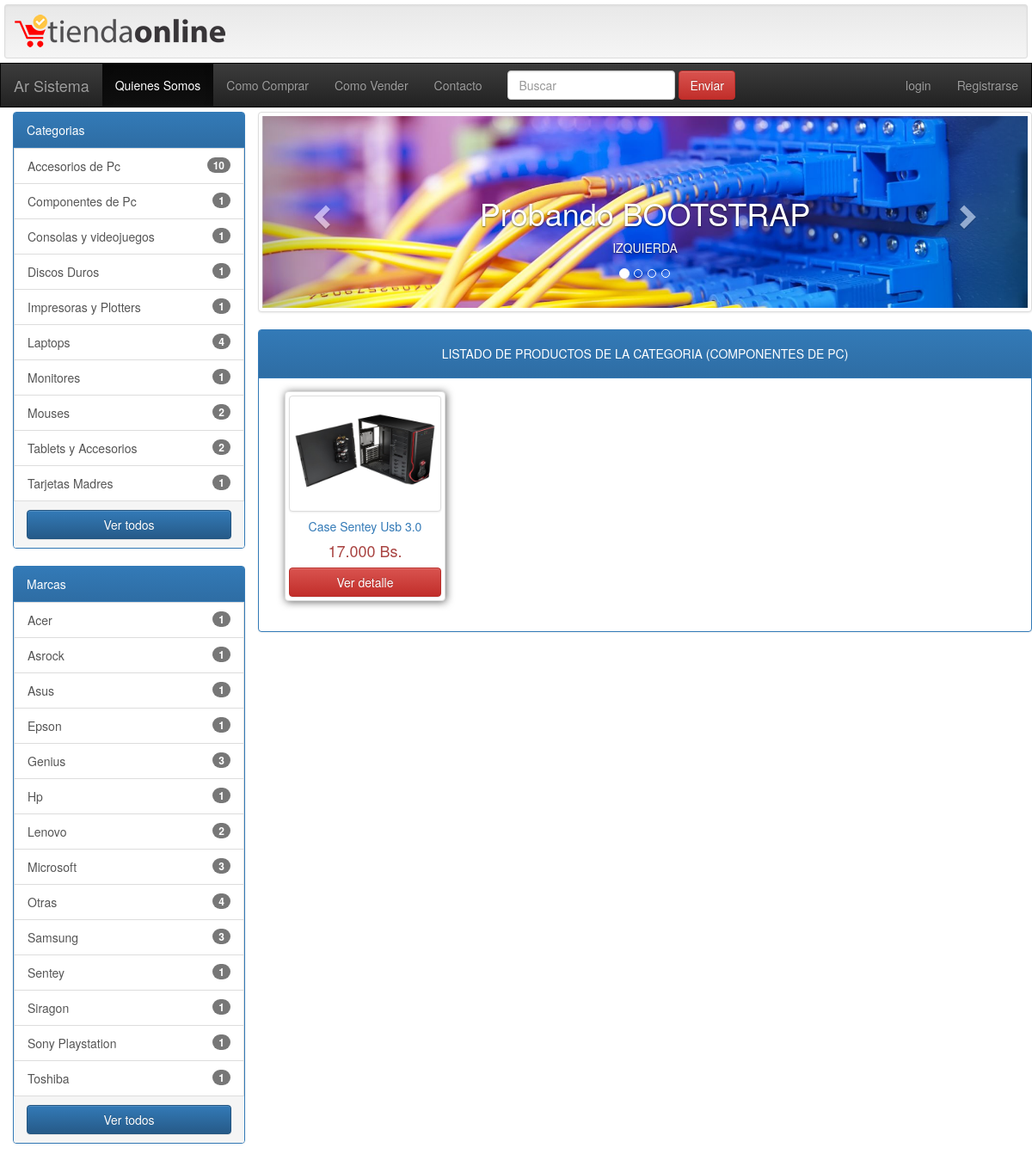
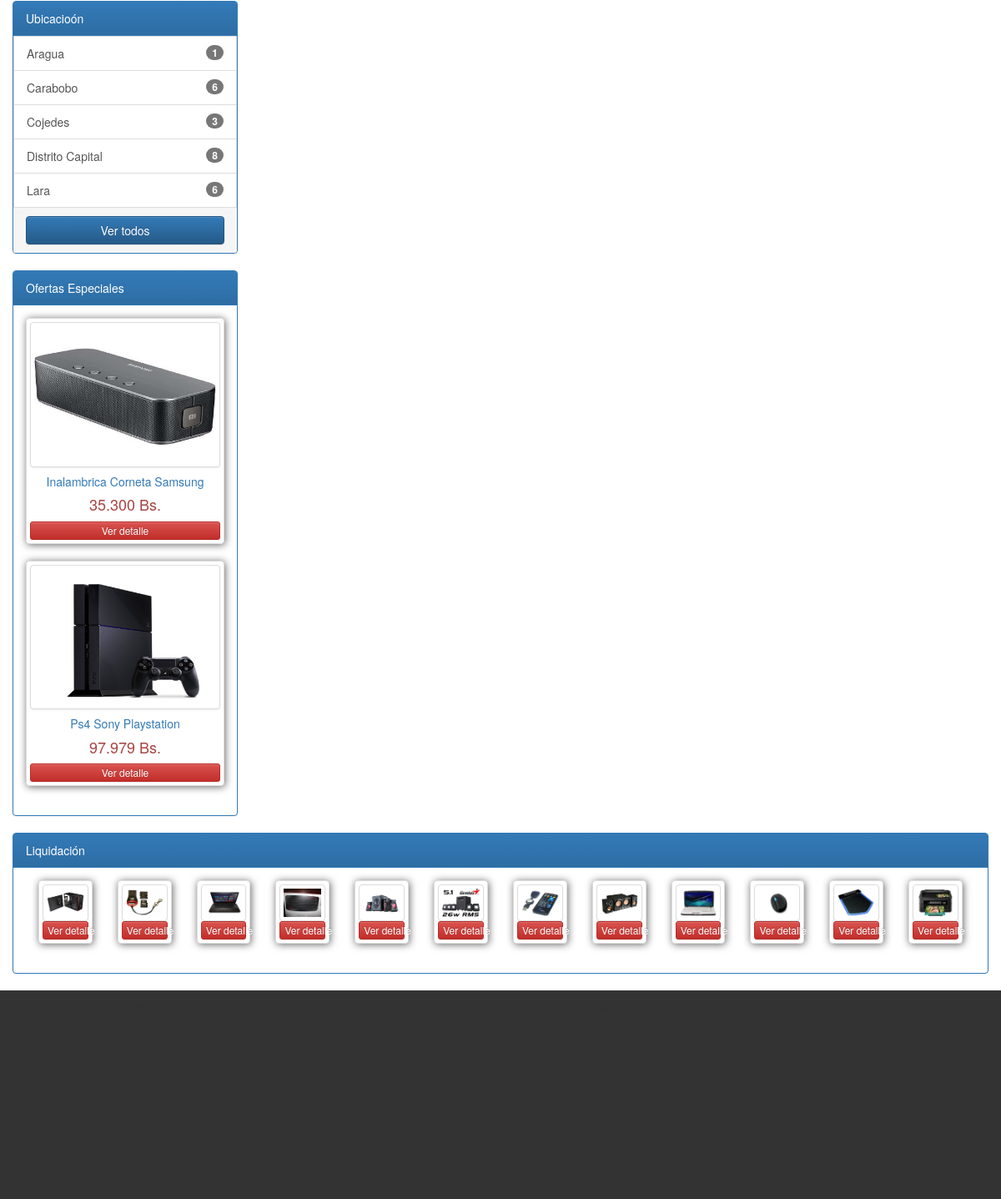
Screenshot of /index.php?idc=1 with the database file from the repository (2 pictures, top to bottom).
### tables this page shows
CREATE TABLE `categorias` (
  `idcategoria` int(11) NOT NULL,
  `idestatus` int(11) NOT NULL,
  `nombre` varchar(50) NOT NULL
);

CREATE TABLE `marcas` (
  `idmarca` int(11) NOT NULL,
  `idestatus` int(11) NOT NULL,
  `nombre` varchar(25) NOT NULL
);

CREATE TABLE `ubicacion` (
  `idubicacion` int(11) NOT NULL,
  `idestatus` int(11) NOT NULL,
  `nombre` varchar(50) NOT NULL
);

CREATE TABLE `productos` (
  `idproducto` int(11) NOT NULL,
  `idestatus` int(11) NOT NULL,
  `idusuario` int(11) NOT NULL,
  `idcategoria` int(11) NOT NULL,
  `idmarca` int(11) NOT NULL,
  `idtipoproducto` int(11) NOT NULL,
  `nombre` varchar(30) NOT NULL,
  `cantidad` int(6) NOT NULL,
  `precio` decimal(10,2) NOT NULL,
  `descripcion` mediumtext NOT NULL,
  `fecharegistro` date NOT NULL
);

### frontend/marcas.php (the view, shortened to what this page needs)
 <div class="panel panel-primary ">
    <div class="panel-heading">
        Marcas
    </div>
     <?php
	 	$wsqli="select marcas.idmarca,marcas.nombre as nm, count(*) as cantidad from marcas
     	inner join productos on marcas.idmarca=productos.idmarca
    	group by marcas.idmarca
    	order by nm";
	$result = $linki->query($wsqli);
	while($row = $result->fetch_array()){
?>
<a href="index.php?idm=<?php echo $row['idmarca']?>"class="list-group-item">
   <span class="badge">
    <?php echo  $row['cantidad'] ?>
     </span>
      <?php echo  $row['nm'] ?>
    </a>
<?php } ?>
    <div class="panel-footer text-center">
        <a href='index.php' class="btn btn-primary btn-block">Ver todos</a>
    </div>
</div>

### index.php (shortened to what this page needs)
<!doctype html>
<html lang="en">
  <?php include_once("frontend/enca.php"); ?>
  <body>
    <?php include_once("config/conexi.php"); ?>
  	<?php include_once("frontend/encabezado.php"); ?>
    <?php include_once("frontend/menu.php"); ?>
     <div class="container-fluid" style="margin-top:5px">
     	<div class="row">
     		<div class="col-md-3 hidden-xs">
        		<?php include_once("frontend/categorias.php"); ?>
                <?php include_once("frontend/marcas.php"); ?>
                <?php include_once("frontend/ubicacion.php"); ?>
                <?php include_once("frontend/ofertas.php"); ?>
        	</div>
        	<div class="col-md-9 ">
            	 <?php include_once("frontend/carrusel.php"); ?>
            	 <?php include_once("frontend/productos.php"); ?>
     		</div>
  	</div>
     <?php include_once("frontend/liquidacion.php"); ?>
  </div>
  <?php include_once("frontend/piedepagina.php"); ?>
  </body>
</html>

### frontend/enca.php (shortened to what this page needs)
<head>
    <link rel="stylesheet" href="css/bootstrap.css" >
	<link rel="stylesheet" type="text/css" href="css/bootstrap-theme.min.css">
    <link rel="stylesheet" type="text/css" href="css/estilos.css">
  </head>

### frontend/encabezado.php (shortened to what this page needs)
<header>
  <div class="container-fluid well well-sm" style="margin:5px">
          <div class="row">
          		<div class="col-md-6">
              		<img src="img/logo1.png" class="img-responsive ">
              	</div>
              	<div class="col-md-6 text-center">
			   </div>
          </div>
  </div>
</header>

### frontend/menu.php (shortened to what this page needs)
<div class="navbar navbar-inverse" style="border-radius:0; margin:0;">
        <nav role="navigation" class="navbar navbar-inverse " style="margin:0; border:0" >
        <div class="navbar-header">
            <a class="navbar-brand" href="#">Ar Sistema</a>
        </div>
        <div class="collapse navbar-collapse navbar-ex1-collapse">
            <ul class="nav navbar-nav">
              <li class="active"><a href="#">Quienes Somos</a></li>
              <li><a href="#">Como Comprar</a></li>
              <li><a href="#">Como Vender</a></li>
              <li><a href="#">Contacto</a></li>
            </ul>
            <form class="navbar-form navbar-left" role="search" action="index.php" method="get">
              <div class="form-group">
                <input type="text" class="form-control" placeholder="Buscar" name="buscar">
              </div>
              <button type="submit" class="btn btn-danger">Enviar</button>
            </form>
            <ul class="nav navbar-nav navbar-right">
               <li><a data-toggle="modal" href="#myModal2" >login</a></li>
                <li><a data-toggle="modal" href="#myModal" >Registrarse</a></li>
            </ul>
            </div>
        </nav>
 </div>

### frontend/categorias.php (shortened to what this page needs)
<div class="panel panel-primary ">
    <div class="panel-heading">
        Categorias
    </div>
    <?php
    $wsqli="select categorias.idcategoria, categorias.nombre as nc, count(*) as cantidad from categorias
        inner join productos on categorias.idcategoria=productos.idcategoria
        group by categorias.idcategoria
        order by nc";
        $result = $linki->query($wsqli);
        while($row = $result->fetch_array()){
    ?>
        <a href="index.php?idc=<?php echo $row['idcategoria']?>"class="list-group-item">
            <span class="badge"> <?php echo $row['cantidad'] ?> </span> <?php echo  $row['nc'] ?>
        </a>
    <?php } ?>
    <div class="panel-footer text-center">
        <a href='index.php' data-cat="0" class="btn btn-primary btn-block">Ver todos</a>
    </div>
</div>

### frontend/ubicacion.php (shortened to what this page needs)
<div class="panel panel-primary ">
    <div class="panel-heading">
        Ubicacioón
    </div>
  <?php
    $wsqli="select ubicacion.idubicacion,ubicacion.nombre as nu, count(*) as cantidad  from ubicacion
        inner join usuarios on ubicacion.idubicacion=usuarios.idubicacion
        inner join productos on usuarios.idusuario=productos.idusuario
        group by ubicacion.idubicacion
        order by nu";
        $result = $linki->query($wsqli);
        while($row = $result->fetch_array()){
    ?>
    <a href="index.php?idu=<?php echo $row['idubicacion']?>"class="list-group-item">
       <span class="badge">
       <?php echo  $row['cantidad'] ?>
       </span>
          <?php echo  $row['nu'] ?>
        </a>
    <?php } ?>
    <div class="panel-footer text-center">
        <a href='index.php' data-cat="0" class="btn btn-primary btn-block">Ver todos</a>
    </div>
</div>

### frontend/ofertas.php (shortened to what this page needs)
<div class="panel panel-primary ">
    <div class="panel-heading">
        Ofertas Especiales
    </div>
    <div class="panel-body">
     <?php
   		$wsqli="select idproducto,nombre,precio from productos where idtipoproducto=2 order by rand() limit 2";
		$result = $linki->query($wsqli);
		while($row = $result->fetch_array()){
			$idp		=$row['idproducto'];
			$nombre		=$row['nombre'];
			$precio		=number_format($row['precio'],0,',','.');
			$wsqli="select idproductofoto from rproductofoto where idproducto='$idp' limit 1";
			$result2 = $linki->query($wsqli);
			$idf=0;
			if ($row2 = $result2->fetch_array()){
				$idf=$row2['idproductofoto'];
			}
   	?>
        <div class="thumbnail text-center resaltar">
             <img src="img/imgpro/f<?php echo $idf?>.jpg" class="img-responsive img-thumbnail">
                <h5 class="text-primary"><?php echo $nombre?></h5>
                <h4 class="text-danger"><?php echo $precio?> Bs.</h4>
              <a href="detalle.php?idp=<?php echo $idp ?>" class="btn btn-danger btn-xs btn-block">Ver detalle</a>
        </div>
     <?php  }?>
    </div>
</div>

### frontend/carrusel.php (shortened to what this page needs)
<div class="row thumbnail hidden-xs">
    <div id="carousel-example-generic" class="carousel slide" data-ride="carousel">
        <ol class="carousel-indicators">
        <li data-target="#carousel-example-generic" data-slide-to="0" class="active"></li>
        <li data-target="#carousel-example-generic" data-slide-to="1"></li>
        <li data-target="#carousel-example-generic" data-slide-to="2"></li>
        <li data-target="#carousel-example-generic" data-slide-to="3"></li>
    </ol>
       <div class="carousel-inner">
            <div class="item active">
                    <img src="img/banner/banner01.jpg" alt="">
                    <div class="carousel-caption">
                <h1>Probando BOOTSTRAP</h1>
                <p>IZQUIERDA</p>
             </div>
        </div>
</div>
      <a class="left carousel-control" href="#carousel-example-generic" role="button" data-slide="prev">
        <span class="glyphicon glyphicon-chevron-left"></span>
      </a>
      <a class="right carousel-control" href="#carousel-example-generic" role="button" data-slide="next">
        <span class="glyphicon glyphicon-chevron-right"></span>
      </a>
    </div>
</div>

### frontend/productos.php (shortened to what this page needs)
<?php
$titulo	="";
$txt	="";
$wsqli	="";
if(isset($_GET['idc'])){
	$idc=strip_tags($_GET['idc']);
	$idc=mysqli_real_escape_string($linki,$idc);
	$txt="DE LA CATEGORIA (";
	$wsqli="select nombre from categorias where idcategoria='$idc'";
}
if($wsqli!=""){
	$result = $linki->query($wsqli);
	$row = $result->fetch_array();
	$titulo=$txt.strtoupper($row['nombre']).")";
}
?>
<div class="row">
<div class="panel panel-primary">
<div class="panel-heading text-center">
    <h5>LISTADO DE PRODUCTOS <?php echo $titulo ?></h5>
</div>
<div  class="panel-body">
    	<?php
		$filtro="";
		$union="";
		if(isset($_GET['idc'])){
			$filtro=" where idcategoria='$idc'";
		}
		$TAMANO_PAGINA = 12;
		if (!isset ($_GET["pagina"])) {
			$inicio = 0;
		}else{
			$pagina	=strip_tags($_GET["pagina"]);
			$pagina	=mysqli_real_escape_string($linki,$pagina);
			$inicio =($pagina - 1) * $TAMANO_PAGINA;
		}
		$limite="order by idproducto desc limit  $inicio, $TAMANO_PAGINA";
		$wsqli="select idproducto,productos.nombre,precio from productos $union $filtro $limite";
		$result = $linki->query($wsqli);
		while($row = $result->fetch_array()){
			$idp		=$row['idproducto'];
			$nombre		=$row['nombre'];
			$precio		=number_format($row['precio'],0,',','.');
			$wsqli="select idproductofoto from rproductofoto where idproducto='$idp' limit 1";
			$result2 = $linki->query($wsqli);
			$idf=0;
			if ($row2 = $result2->fetch_array()){
				$idf=$row2['idproductofoto'];
			}
   	?>
    <div class="mostrar_productos">
        <div class="col-sm-6 col-md-4 col-lg-3">
            <div class="thumbnail text-center resaltar">
                <img src="img/imgpro/f<?php echo $idf?>.jpg" class="img-responsive img-thumbnail">
                <h5 class="text-primary"><?php echo $nombre?></h5>
                <h4 class="text-danger"><?php echo $precio?> Bs.</h4>
                <a href="detalle.php?idp=<?php echo $idp ?>" class="btn btn-danger btn-block">Ver detalle</a>
            </div>
        </div>
    </div>
     <?php  }?>
</div>
</div>
</div>

### frontend/liquidacion.php (shortened to what this page needs)
<div class="panel panel-primary ">
    <div class="panel-heading">
        Liquidación
    </div>
    <div class="panel-body">
     <?php
   		$wsqli="select idproducto,nombre,precio from productos where idtipoproducto=3 order by rand() limit 12";
		$result = $linki->query($wsqli);
		while($row = $result->fetch_array()){
			$idp		=$row['idproducto'];
			$wsqli="select idproductofoto from rproductofoto where idproducto='$idp' limit 1";
			$result2 = $linki->query($wsqli);
			$idf=0;
			if ($row2 = $result2->fetch_array()){
				$idf=$row2['idproductofoto'];
			}
   	?>
       <div class="col-xs-4 col-md-2 col-lg-1">
        <div class="thumbnail text-center resaltar">
             <img src="img/imgpro/f<?php echo $idf?>.jpg" class="img-responsive img-thumbnail">
             <a href="detalle.php?idp=<?php echo $idp ?> " class="btn btn-danger btn-xs btn-block">Ver detalle</a>
        </div>
        </div>
     <?php  }?>
    </div>
</div>

### frontend/piedepagina.php
<footer style="height:250px; background:#333">
  <div class="container">
      <div class="col-md-3 text-center">
      <h4 class=" text-blanco">Columna 1</h4>
      </div>
      <div class="col-md-3 text-center">
      <h4 class=" text-blanco">Columna 2</h4>
      </div>
      <div class="col-md-3 text-center">
      <h4 class=" text-blanco">Columna 3</h4>
      </div>
      <div class="col-md-3 text-center">
      <h4 class=" text-blanco">Columna 4</h4>
      </div>
  </div>
</footer>

### css/estilos.css (style rules this page uses)
.resaltar { box-shadow:1px 1px 10px #666; transition:.25s; }

### rows the page displays
categorias: cantidad "10", nombre "Accesorios de Pc"
categorias: cantidad "1", nombre "Componentes de Pc", nombre "DE LA CATEGORIA (COMPONENTES DE PC)"
categorias: cantidad "1", nombre "Consolas y videojuegos"
categorias: cantidad "1", nombre "Discos Duros"
categorias: cantidad "1", nombre "Impresoras y Plotters"
categorias: cantidad "4", nombre "Laptops"
categorias: cantidad "1", nombre "Monitores"
categorias: cantidad "2", nombre "Mouses"
categorias: cantidad "2", nombre "Tablets y Accesorios"
categorias: cantidad "1", nombre "Tarjetas Madres"
marcas: cantidad "1", nombre "Acer"
marcas: cantidad "1", nombre "Asrock"
marcas: cantidad "1", nombre "Asus"
marcas: cantidad "1", nombre "Epson"
marcas: cantidad "3", nombre "Genius"
marcas: cantidad "1", nombre "Hp"
marcas: cantidad "2", nombre "Lenovo"
marcas: cantidad "3", nombre "Microsoft"
marcas: cantidad "4", nombre "Otras"
marcas: cantidad "3", nombre "Samsung"
marcas: cantidad "1", nombre "Sentey"
marcas: cantidad "1", nombre "Siragon"
marcas: cantidad "1", nombre "Sony Playstation"
marcas: cantidad "1", nombre "Toshiba"
ubicacion: cantidad "1", nombre "Aragua"
ubicacion: cantidad "6", nombre "Carabobo"
ubicacion: cantidad "3", nombre "Cojedes"
ubicacion: cantidad "8", nombre "Distrito Capital"
ubicacion: cantidad "6", nombre "Lara"
productos: shows a picture, nombre "Inalambrica Corneta Samsung", precio "35.300"
productos: shows a picture, nombre "Ps4 Sony Playstation", precio "97.979"
productos: nombre "Case Sentey Usb 3.0", precio "17.000", shows a picture
productos: shows a picture
productos: shows a picture
productos: shows a picture
productos: shows a picture
productos: shows a picture
productos: shows a picture
productos: shows a picture
productos: shows a picture
productos: shows a picture
productos: shows a picture
productos: shows a picture
